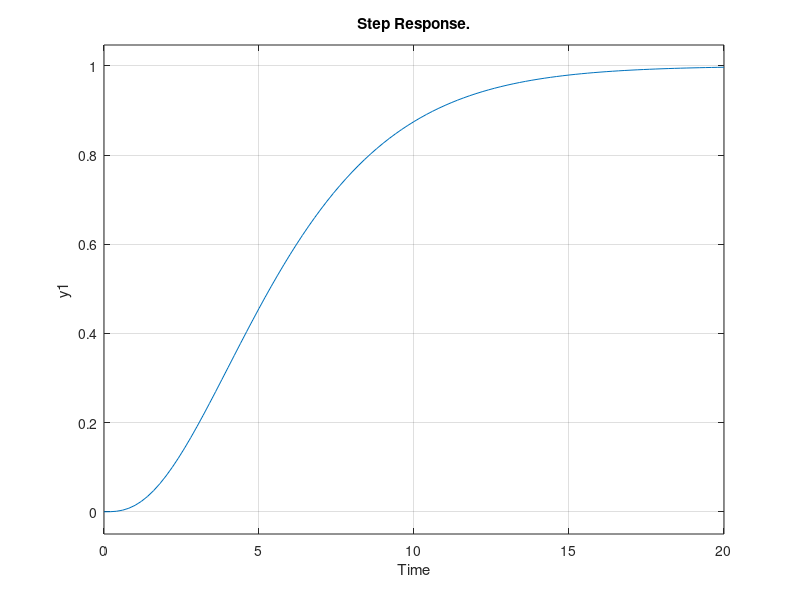

Write the MATLAB code that produced this figure. (Note: this script raises an error after producing the figure.)
%SYS201 part2.2 
%CHR method

clear all; 
close all;
clc

Ks = 1;
T1 = 2;
T2 = 2;
T3 = 2;

%transfer function
tmp1 = tf(1, [T1 1]);
tmp2 = tf(1, [T2 1]);
tmp3 = tf(1, [T3 1]);
disp('Tranfer Function:')
sys1 = Ks*tmp1*tmp2*tmp3

%M = feedback(sys1, 1);

figure('Name','Transfer function')
% subplot(2,1,1);
step(sys1);
title('Step Response.');
xlabel('Time');
hold on; 
% subplot(2,1,2);
% step(M);
% title('Step Response with unit feedback');
% xlabel('Time');

% Parameters
m = paramCalc(sys1);
% Given parameters
K = 1;
Te = 1.7;     %tu
Tb = 6.7;   %tg

fprintf('\nTranfer function order: %d\n', order(sys1))


%% ********* 0% overshoot ***********
fprintf('\n\t\t0 percent overshoot\n');
        %p controller
%///Parameters
Kp1 = (0.3*Tb)/(K*Te);
%\\\
PID_controller = pidstd(Kp1);
Ptf = tf(PID_controller)
% %****optimized controller
% Options = pidtuneOptions('PhaseMargin',85);
% tuned_ctrl = pidtune(sys1, PID_controller, Options);
% opt_pid_step = feedback(sys1*tuned_ctrl,1);
% %*****
%plots
figure('name', '0% overshoot')
fprintf('\nSystem TF');
subplot(3,1,1),
m1 = feedback(PID_controller*sys1,1)
step(m1);
hold on; 
%step(opt_pid_step); hold on;
step(sys1);
title(['P controler (Kp = ' num2str(Kp1) ').']);
legend('P_step','Sys1');


        %pi controller
%///Parameters
disp('pi')
Kp2 = (0.35*Tb)/(K*Te);
Ti1 = 1.2*Tb;
%\\\
PID_controller = pidstd(Kp2, Ti1)
PItf = tf(PID_controller)
% %****optimized controller
% Options = pidtuneOptions('PhaseMargin',75);
% tuned_ctrl = pidtune(sys1, PID_controller, Options);
% opt_pid_step = feedback(sys1*tuned_ctrl,1);
% %*****
%plots
subplot(3,1,2),
m2 = feedback(PID_controller*sys1,1)
step(m2); 
hold on; 
%%%%step(opt_pid_step); hold on; )))
step(sys1);
title(['PI controler (Kp = ' num2str(Kp2) ', Ki = ' num2str(Ti1) ').']);
legend('PI_step','Sys1');

%pid controller
%///Parameters
Kp3 = (0.6*Tb)/(K*Te);
Ti2 = Tb;
Td = 0.5*Te;
%\\\
PID_controller = pidstd(Kp3, Ti2, Td)
tf(PID_controller)
% %****optimized controller
% Options = pidtuneOptions('PhaseMargin',75);
% tuned_ctrl = pidtune(sys1, PID_controller, Options);
% opt_pid_step = feedback(sys1*tuned_ctrl,1);
% %*****
%plots
subplot(3,1,3),
m3 = feedback(PID_controller*sys1,1)
step(m3); hold on; %step(opt_pid_step); hold on; )))
step(sys1);
title(['PID controler (Kp = ' num2str(Kp3) ', Ki = ' num2str(Ti2) ', Kd = ' num2str(Td) ').']);
legend('PID_step','Sys1');


%% ********* 20% overshoot ***********
fprintf('\n\t\t20 percent overshoot\n');
        %p controller
%///Parameters
Kp1 = (0.7*Tb)/(K*Te);
%\\\
PID_controller = pidstd(Kp1);
tf(PID_controller)
% %****optimized controller
% Options = pidtuneOptions('PhaseMargin',75);
% tuned_ctrl = pidtune(sys1, PID_controller, Options);
% opt_pid_step = feedback(sys1*tuned_ctrl,1);
% %*****
%plots
figure('name', '20% Overshoot')
subplot(3,1,1),
m1 = feedback(PID_controller*sys1,1)
step(m1); 
hold on;
% step(opt_pid_step); 
% hold on;
step(sys1);
title(['P controler (Kp = ' num2str(Kp1) ').']);
legend('P_step','Sys1');

        %pi controller
%///Parameters
Kp2 = (0.6*Tb)/(K*Te);
Ti1 = Tb;
%\\\
PID_controller = pidstd(Kp2, Ti1);
tf(PID_controller)
% %****optimized controller
% Options = pidtuneOptions('PhaseMargin',75);
% tuned_ctrl = pidtune(sys1, PID_controller, Options);
% opt_pid_step = feedback(sys1*tuned_ctrl,1);
% %*****
%plots
subplot(3,1,2),
m2 = feedback(PID_controller*sys1,1)
step(m2); hold on; %step(opt_pid_step); hold on; )))
step(sys1);
title(['PI controler (Kp = ' num2str(Kp2) ', Ki = ' num2str(Ti1) ').']);
legend('PI_step','Sys1');

        %pid controller
%///Parameters
Kp3 = (1.2*Tb)/(K*Te);
Ti2 = 1.4*Tb;
Td = 0.47*Te;
%\\\
PID_controller = pidstd(Kp3, Ti2, Td);
tf(PID_controller)
% %****optimized controller
% Options = pidtuneOptions('PhaseMargin',75);
% tuned_ctrl = pidtune(sys1, PID_controller, Options);
% opt_pid_step = feedback(sys1*tuned_ctrl,1);
% %*****
%plots
subplot(3,1,3),
m3 = feedback(PID_controller*sys1,1)
step(m3); hold on; %step(opt_pid_step); hold on; )))
step(sys1);
title(['PID controler (Kp = ' num2str(Kp3) ', Ki = ' num2str(Ti2) ', Kd = ' num2str(Td) ').']);
legend('PID_step','Sys1');
